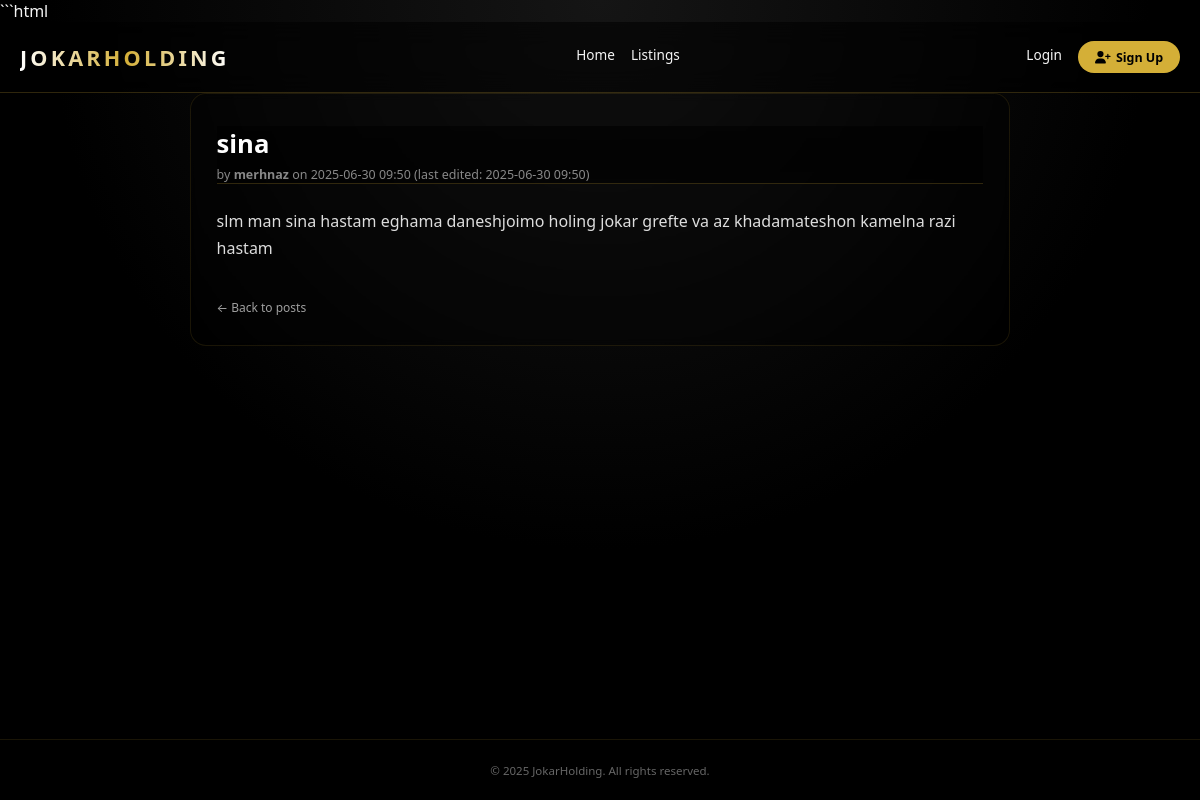
Screenshot of /blog/blog/11/ with the database file from the repository.
### blog/models.py (models this page shows, shortened)
class Post(models.Model):
    PUBLISHED = 'pub'
    DRAFT     = 'drf'
    STATUS_CHOICES = [
        (PUBLISHED, 'Published'),
        (DRAFT,     'Draft'),
    ]
    title         = models.CharField(max_length=200)
    text          = models.TextField()
    author        = models.ForeignKey(
                      settings.AUTH_USER_MODEL,
                      on_delete=models.CASCADE,
                      related_name='posts'
                   )
    status        = models.CharField(
                      max_length=3,
                      choices=STATUS_CHOICES,
                      default=PUBLISHED
                   )
    date_created  = models.DateTimeField(auto_now_add=True)
    date_modified = models.DateTimeField(auto_now=True)
    class Meta:
        ordering = ['-date_created']

### account/models.py (models this page shows, shortened)
class CustomUser(AbstractUser):
    age          = models.PositiveIntegerField(null=True, blank=True)
    is_agent     = models.BooleanField(default=False)
    agency_name  = models.CharField(max_length=255, null=True, blank=True)
    phone_number = models.CharField(max_length=20, null=True, blank=True)
    avatar       = models.ImageField(upload_to='avatars/', blank=True, null=True)

### blog/views.py (the view)
# urls.py: path("blog/<int:pk>/", PostDetailView.as_view(), name="post_detail"),
class PostDetailView(generic.DetailView):
    model = Post
    template_name = "blog/post_detail.html"
    context_object_name = "post_detail"

### blog/templates/blog/post_detail.html (shortened to what this page needs)
{% extends "_base.html" %}
{% block content %}
<article class="post-shell">
  <header>
    <h1 style="font-size:1.6rem; color:#fff; margin-bottom:.25rem;">
      {{ post_detail.title }}
    </h1>
    <p class="post-meta">
      by <strong>{{ post_detail.author.username }}</strong>
      on {{ post_detail.date_created|date:"Y-m-d H:i" }}
      {% if post_detail.date_modified != post_detail.date_created %}
        (last edited: {{ post_detail.date_modified|date:"Y-m-d H:i" }})
      {% endif %}
    </p>
  </header>
  <section class="post-body">
    {{ post_detail.text|linebreaks }}
  </section>
  <a href="{% url 'PostListView' %}" class="back-link">
    ← Back to posts
  </a>
</article>
{% endblock %}

### templates/_base.html (style rules this page uses)
:root { --gold:#d4af37;--text:#f5f5f5;--max:1200px;--trans:.25s ease }
* { margin:0;padding:0;box-sizing:border-box }
body { background:radial-gradient(circle at top,#151515 0%,#000 55%,#000 100%);color:var(--text);font-family:Montserrat,system-ui,-apple-system,BlinkMacSystemFont,"Segoe UI",sans-serif;min-height:100vh;display:flex;flex-direction:column }
a { text-decoration:none;color:inherit }
header { position:sticky;top:0;z-index:999;background:rgba(0,0,0,.55);backdrop-filter:blur(12px);border-bottom:1px solid rgba(212,175,55,.22) }

### blog/templates/blog/post_detail.html (style rules this page uses)
.post-shell { background: rgba(0,0,0,.25); border: 1px solid rgba(212,175,55,.12); border-radius: 1rem; padding: 2rem 1.6rem 1.8rem; max-width: 820px; margin: 0 auto; backdrop-filter: blur(4px); }
.post-meta { font-size: .78rem; color: rgba(245,245,245,.55); margin-top: .3rem; }
.post-body { margin-top: 1.5rem; line-height: 1.7; color: rgba(245,245,245,.9); }
.back-link { display: inline-block; margin-top: 2.3rem; font-size: .75rem; color: rgba(245,245,245,.65); }

### rows the page displays
Post: title "sina", author.username "merhnaz", date_created "2025-06-30 09:50", date_modified "2025-06-30 09:50", text "slm man sina hastam eghama daneshjoimo holing jokar grefte va az khadamateshon kamelna razi hastam"
